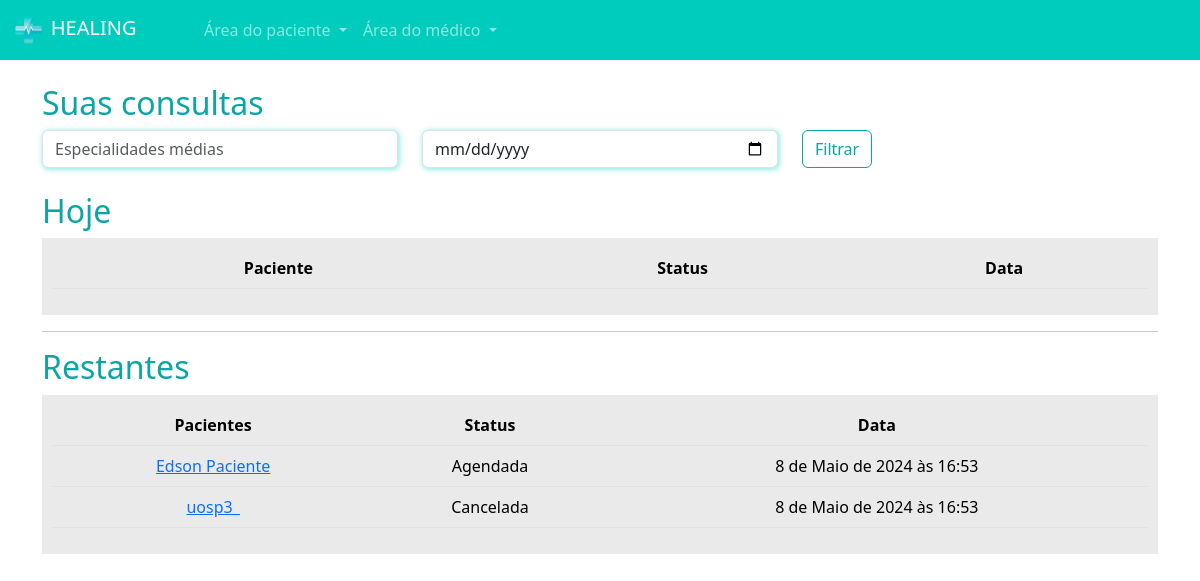
/medicos/consultas_medico/ (signed in), run on the app's committed database.
### paciente/models.py (models this page shows, shortened)
class Consulta(models.Model):
    status_choices = (
        ('A', 'Agendada'),
        ('F', 'Finalizada'),
        ('C', 'Cancelada'),
        ('I', 'Iniciada')
    )
    paciente = models.ForeignKey(User, on_delete=models.DO_NOTHING)
    data_aberta = models.ForeignKey(DatasAbertas, on_delete=models.DO_NOTHING)
    status = models.CharField(max_length=1, choices=status_choices, default='A')
    link = models.URLField(null=True, blank=True)

### medico/models.py (models this page shows, shortened)
class DatasAbertas(models.Model):
    data = models.DateTimeField()
    user = models.ForeignKey(User, on_delete=models.DO_NOTHING) #medico
    agendado = models.BooleanField(default=False)

### medico/views.py (the view)
# urls.py: path('consultas_medico/', views.consultas_medico, name='consultas_medico'),
@login_required
def consultas_medico(request):
     if not is_medico(request.user):
        messages.add_message(request, constants.WARNING, 'Somente médicos podem abrir horários')
        return redirect('/usuarios/sair')
     hoje = datetime.now().date()
     consultas_hoje = Consulta.objects.filter(data_aberta__user=request.user).filter(data_aberta__data__gte=hoje).filter(data_aberta__data__lt=hoje + timedelta(days=1))
     consultas_restantes = Consulta.objects.exclude(id__in=consultas_hoje.values('id')).filter(data_aberta__user=request.user)
     return render(request, 'consultas_medico.html', {'consultas_hoje':consultas_hoje, 'consultas_restantes':consultas_restantes, 'is_medico':is_medico(request.user)})

### medico/models.py (called while the page is built)
def is_medico(user):
    return DadosMedico.objects.filter(user=user).exists()

### medico/templates/consultas_medico.html (shortened to what this page needs)
{% extends "base.html" %}
{% load static %}
{% block 'head' %}
<link rel="stylesheet" href="{% static 'medicos/css/abrir_horario.css' %}" />
<link rel="stylesheet" href="{% static 'usuarios/css/usuarios.css' %}" />
<link rel="stylesheet" href="{% static 'medicos/css/cadastro_medico.css' %}" />
<link rel="stylesheet" href="{% static 'pacientes/css/home.css' %}" />
<link
  rel="stylesheet"
  href="https://cdn.jsdelivr.net/npm/bootstrap-icons@1.11.3/font/bootstrap-icons.min.css"/>
{% endblock 'head' %}
{% block 'body' %}
{% include "partials/navbar.html" %}
<div class="container">
  <br />
  <h2><span class="color-dark">Suas consultas</span></h2>
  <div class="row">
    <div class="col-md">
      <input
        type="text"
        name="especialidades"
        id=""
        class="form-control shadow-main-color"
        placeholder="Especialidades médias"/>
    </div>
    <div class="col-md">
      <input
        type="date"
        name="data"
        id=""
        class="form-control shadow-main-color"
        placeholder="Data da consulta"/>
    </div>
    <div class="col-md">
      <input type="submit" value="Filtrar" class="btn btn-dark-color-outline" />
    </div>
  </div>
  <br />
  <h2><span class="color-dark">Hoje</span></h2>
  <div class="list-minhas-consultas">
    <table class="table">
      <thead>
        <tr>
          <th scope="col">Paciente</th>
          <th scope="col">Status</th>
          <th scope="col">Data</th>
        </tr>
      </thead>
    </table>
  </div>
  <hr />
  <h2><span class="color-dark">Restantes</span></h2>
  <div class="list-minhas-consultas">
    <table class="table">
      <thead>
        <tr>
          <th scope="col">Pacientes</th>
          <th scope="col">Status</th>
          <th scope="col">Data</th>
        </tr>
      </thead>
      <tbody>
        {% for consulta in consultas_restantes %}
        <tr>
          <td><a href="{% url "consulta_area_medico" consulta.id %}">{{consulta.paciente}}</a></td>
          <td>{{consulta.get_status_display}}</td>
          <td>{{consulta.data_aberta.data}}</td>
        </tr>
        {% endfor %}
      </tbody>
    </table>
  </div>
</div>
{% endblock 'body' %}

### templates/static/geral/css/base.css (style rules this page uses)
:root { --main-color: #00CCBE; --dark-color: #09A6A3; --contrast-color: #FFD686; }
.color-dark { color: var(--dark-color); }

### templates/static/usuarios/css/usuarios.css (style rules this page uses)
.btn-dark-color-outline { border: 1px solid var(--dark-color); color: var(--dark-color) }

### templates/static/medicos/css/cadastro_medico.css (style rules this page uses)
.shadow-main-color { box-shadow: 1px 1px 5px 1px rgba(0, 204, 190,.4); }

### templates/static/pacientes/css/home.css (style rules this page uses)
table { border-collapse: collapse !important; width: 100%; }
th, td { padding: 8px; text-align: center; background-color: #EAEAEA !important; }
th { background-color: #EAEAEA; }
.list-minhas-consultas { background-color: #EAEAEA; padding: 10px; }

### data on the page
Consulta: paciente "Edson Paciente", status "Agendada", data_aberta.data "8 de Maio de 2024 às 16:53"
Consulta: paciente "uosp3_", status "Cancelada", data_aberta.data "8 de Maio de 2024 às 16:53"
